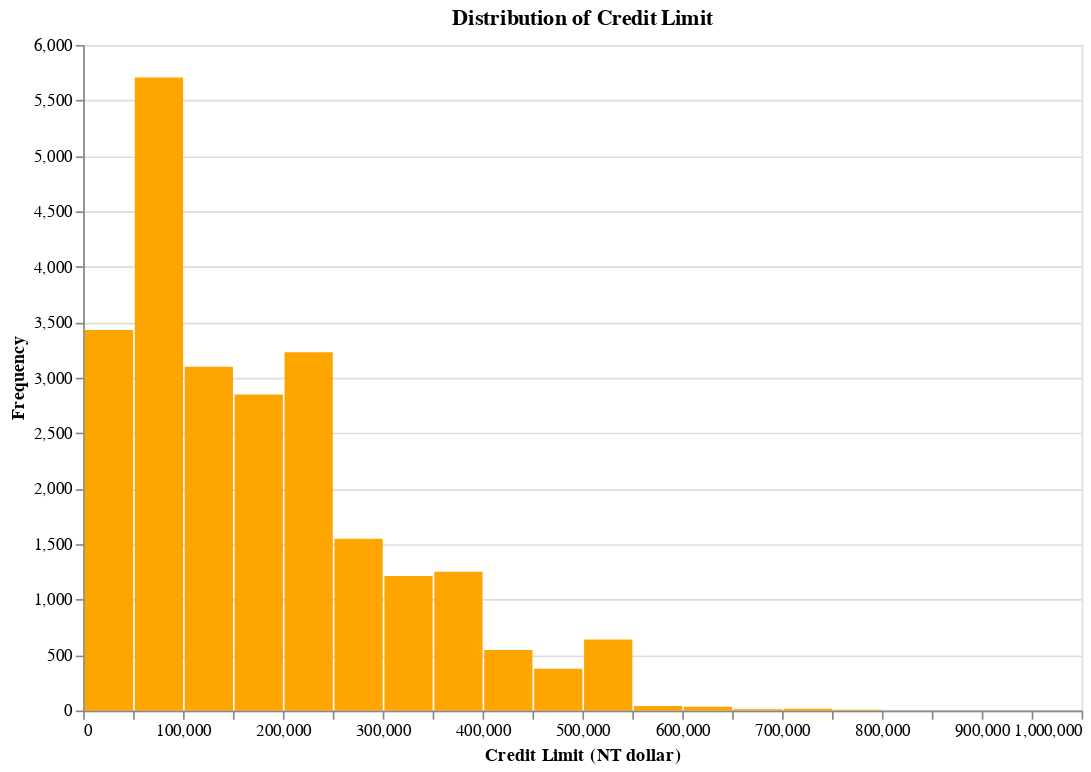

Notebook cell for this chart:
### Code cell
credit_limit_chart = alt.Chart(train_df).mark_bar(color='orange').encode(
    alt.X('LIMIT_BAL', bin=alt.Bin(maxbins=30), title='Credit Limit (NT dollar)'),
    alt.Y('count()', title='Frequency'),
    tooltip=[alt.Tooltip('count()', title='Count'), alt.Tooltip('mean(LIMIT_BAL)', title='Average Credit Limit')]
).properties(
    title='Distribution of Credit Limit',
    width=600,
    height=400
)
credit_limit_chart

### Figure 1 — Vega specification as saved in the notebook (floating-point values rounded to 4 significant figures)
{"$schema": "https://vega.github.io/schema/vega/v5.json", "data": [{"name": "source_0", "values": [{"__count": 3229, "bin_maxbins_30_LIMIT_BAL": 200000.0, "bin_maxbins_30_LIMIT_BAL_end": 250000.0, "mean_LIMIT_BAL": 215600.0}, {"__count": 3098, "bin_maxbins_30_LIMIT_BAL": 100000.0, "bin_maxbins_30_LIMIT_BAL_end": 150000.0, "mean_LIMIT_BAL": 118800.0}, {"__count": 3431, "bin_maxbins_30_LIMIT_BAL": 0.0, "bin_maxbins_30_LIMIT_BAL_end": 50000.0, "mean_LIMIT_BAL": 23590.0}, {"__count": 1548, "bin_maxbins_30_LIMIT_BAL": 250000.0, "bin_maxbins_30_LIMIT_BAL_end": 300000.0, "mean_LIMIT_BAL": 270000.0}, {"__count": 5707, "bin_maxbins_30_LIMIT_BAL": 50000.0, "bin_maxbins_30_LIMIT_BAL_end": 100000.0, "mean_LIMIT_BAL": 63340.0}, {"__count": 2848, "bin_maxbins_30_LIMIT_BAL": 150000.0, "bin_maxbins_30_LIMIT_BAL_end": 200000.0, "mean_LIMIT_BAL": 166000.0}, {"__count": 1213, "bin_maxbins_30_LIMIT_BAL": 300000.0, "bin_maxbins_30_LIMIT_BAL_end": 350000.0, "mean_LIMIT_BAL": 315300.0}, {"__count": 16, "bin_maxbins_30_LIMIT_BAL": 700000.0, "bin_maxbins_30_LIMIT_BAL_end": 750000.0, "mean_LIMIT_BAL": 711900.0}, {"__count": 376, "bin_maxbins_30_LIMIT_BAL": 450000.0, "bin_maxbins_30_LIMIT_BAL_end": 500000.0, "mean_LIMIT_BAL": 465800.0}, {"__count": 1251, "bin_maxbins_30_LIMIT_BAL": 350000.0, "bin_maxbins_30_LIMIT_BAL_end": 400000.0, "mean_LIMIT_BAL": 364500.0}, {"__count": 12, "bin_maxbins_30_LIMIT_BAL": 650000.0, "bin_maxbins_30_LIMIT_BAL_end": 700000.0, "mean_LIMIT_BAL": 668300.0}, {"__count": 641, "bin_maxbins_30_LIMIT_BAL": 500000.0, "bin_maxbins_30_LIMIT_BAL_end": 550000.0, "mean_LIMIT_BAL": 501500.0}, {"__count": 546, "bin_maxbins_30_LIMIT_BAL": 400000.0, "bin_maxbins_30_LIMIT_BAL_end": 450000.0, "mean_LIMIT_BAL": 414200.0}, {"__count": 41, "bin_maxbins_30_LIMIT_BAL": 550000.0, "bin_maxbins_30_LIMIT_BAL_end": 600000.0, "mean_LIMIT_BAL": 564600.0}, {"__count": 34, "bin_maxbins_30_LIMIT_BAL": 600000.0, "bin_maxbins_30_LIMIT_BAL_end": 650000.0, "mean_LIMIT_BAL": 616800.0}, {"__count": 7, "bin_maxbins_30_LIMIT_BAL": 750000.0, "bin_maxbins_30_LIMIT_BAL_end": 800000.0, "mean_LIMIT_BAL": 760000.0}, {"__count": 1, "bin_maxbins_30_LIMIT_BAL": 950000.0, "bin_maxbins_30_LIMIT_BAL_end": 1000000.0, "mean_LIMIT_BAL": 1000000.0}, {"__count": 1, "bin_maxbins_30_LIMIT_BAL": 800000.0, "bin_maxbins_30_LIMIT_BAL_end": 850000.0, "mean_LIMIT_BAL": 800000.0}]}, {"name": "source_0_y_domain___count", "values": [{"min": 1, "max": 5707}]}], "signals": [{"name": "bin_maxbins_30_LIMIT_BAL_bins", "value": {"fields": ["LIMIT_BAL"], "fname": "bin_LIMIT_BAL", "start": 0.0, "step": 50000.0, "stop": 1000000.0}}], "marks": [{"type": "rect", "name": "marks", "from": {"data": "source_0"}, "encode": {"update": {"description": {"signal": "\"Credit Limit (NT dollar): \" + (!isValid(datum[\"bin_maxbins_30_LIMIT_BAL\"]) || !isFinite(+datum[\"bin_maxbins_30_LIMIT_BAL\"]) ? \"null\" : format(datum[\"bin_maxbins_30_LIMIT_BAL\"], \"\") + \" – \" + format(datum[\"bin_maxbins_30_LIMIT_BAL_end\"], \"\")) + \"; Frequency: \" + (format(datum[\"__count\"], \"\")) + \"; Count: \" + (format(datum[\"__count\"], \"\")) + \"; Average Credit Limit: \" + (format(datum[\"mean_LIMIT_BAL\"], \"\"))"}, "fill": {"value": "orange"}, "y": {"field": "__count", "scale": "y"}, "x": {"field": "bin_maxbins_30_LIMIT_BAL_end", "scale": "x", "offset": {"signal": "0.5 + (abs(scale(\"x\", datum[\"bin_maxbins_30_LIMIT_BAL_end\"]) - scale(\"x\", datum[\"bin_maxbins_30_LIMIT_BAL\"])) < 0.25 ? 0.5 * (0.25 - (abs(scale(\"x\", datum[\"bin_maxbins_30_LIMIT_BAL_end\"]) - scale(\"x\", datum[\"bin_maxbins_30_LIMIT_BAL\"])))) : -0.5)"}}, "x2": {"field": "bin_maxbins_30_LIMIT_BAL", "scale": "x", "offset": {"signal": "0.5 + (abs(scale(\"x\", datum[\"bin_maxbins_30_LIMIT_BAL_end\"]) - scale(\"x\", datum[\"bin_maxbins_30_LIMIT_BAL\"])) < 0.25 ? -0.5 * (0.25 - (abs(scale(\"x\", datum[\"bin_maxbins_30_LIMIT_BAL_end\"]) - scale(\"x\", datum[\"bin_maxbins_30_LIMIT_BAL\"])))) : 0.5)"}}, "y2": {"value": 0, "scale": "y"}, "tooltip": {"signal": "{\"Count\": format(datum[\"__count\"], \"\"), \"Average Credit Limit\": format(datum[\"mean_LIMIT_BAL\"], \"\")}"}, "ariaRoleDescription": {"value": "bar"}}}, "style": ["bar"]}], "scales": [{"name": "x", "type": "linear", "domain": {"signal": "[bin_maxbins_30_LIMIT_BAL_bins.start, bin_maxbins_30_LIMIT_BAL_bins.stop]"}, "range": [0, {"signal": "width"}], "bins": {"signal": "bin_maxbins_30_LIMIT_BAL_bins"}, "zero": false}, {"name": "y", "type": "linear", "domain": [{"signal": "(data(\"source_0_y_domain___count\")[0] || {}).min"}, {"signal": "(data(\"source_0_y_domain___count\")[0] || {}).max"}], "range": [{"signal": "height"}, 0], "zero": true, "nice": true}], "axes": [{"scale": "y", "grid": true, "gridScale": "x", "domain": false, "labels": false, "tickCount": {"signal": "ceil(height/40)"}, "orient": "left", "maxExtent": 0, "aria": false, "ticks": false, "zindex": 0, "minExtent": 0}, {"scale": "x", "grid": false, "title": "Credit Limit (NT dollar)", "tickCount": {"signal": "ceil(width/10)"}, "zindex": 0, "labelFlush": true, "labelOverlap": true, "orient": "bottom"}, {"scale": "y", "tickCount": {"signal": "ceil(height/40)"}, "labelOverlap": true, "zindex": 0, "title": "Frequency", "orient": "left", "grid": false}], "title": {"text": "Distribution of Credit Limit", "frame": "group"}, "background": "white", "padding": 5, "width": 600, "height": 400, "style": "cell"}
